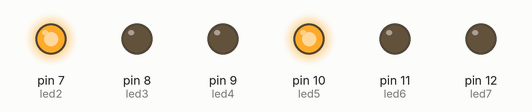
Recording of a sketch running on a simulated Arduino Uno, built with avr-gcc and run on an emulated ATmega328P. On the bench: output pins drawn as LEDs (lit = HIGH).

Above: at 0.2 s.
At 3.2 s:
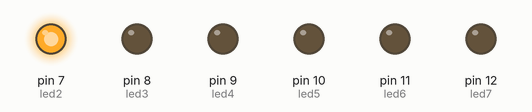
At 4.7 s:
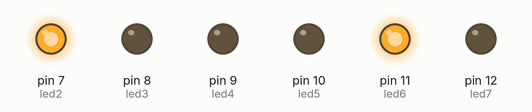
At 6.5 s:
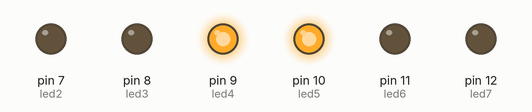
At 9.2 s:
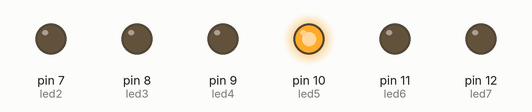
At 12.0 s:
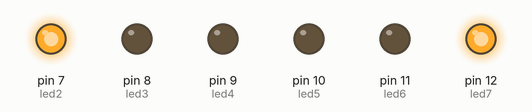
Timing chart, 0 to 13.7 s (numbered marks = the images above):
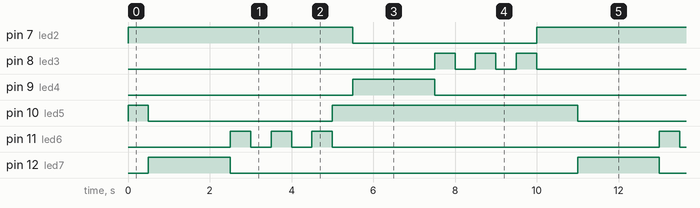

The sketch:

001_Seq_semafor.ino
```cpp
/**********************************************************************************
**                                                                               **
**                              Cruïlla de semàfors                              **
**                                                                               **
**                                                                               **
**********************************************************************************/

//********** Includes *************************************************************

//********** Variables ************************************************************
const int led2 = 7;          // donar nom al pin 7 de l’Arduino
const int led3 = 8;          // donar nom al pin 8 de l’Arduino
const int led4 = 9;          // donar nom al pin 9 de l’Arduino
const int led5 = 10;         // donar nom al pin 10 de l’Arduino
const int led6 = 11;         // donar nom al pin 11 de l’Arduino
const int led7 = 12;         // donar nom al pin 12 de l’Arduino
unsigned long temps = 500;   // variable per definir el temps per el delay(temps)

//********** Setup ****************************************************************
void setup()
{
  //semàfor A pins 7, 8 i 9

  pinMode(led2, OUTPUT);     // definir el pin 7 com una sortida
  pinMode(led3, OUTPUT);     // definir el pin 8 com una sortida
  pinMode(led4, OUTPUT);     // definir el pin 9 com una sortida

  //semàfor B pins 10, 11 i 12

  pinMode(led5, OUTPUT);     // definir el pin 10 com una sortida
  pinMode(led6, OUTPUT);     // definir el pin 11 com una sortida
  pinMode(led7, OUTPUT);     // definir el pin 12 com una sortida
}

//********** Loop *****************************************************************
void loop()
{
  //Etapa 1 semàfor A

  digitalWrite(led2, HIGH);    // posar a 5V el pin 7
  digitalWrite(led3, LOW);    // posar a 5V el pin 8
  digitalWrite(led4, LOW);    // posar a 5V el pin 9

  //Etapa 1 semàfor B

  digitalWrite(led5, HIGH);    // posar a 5V el pin 10
  digitalWrite(led6, LOW);    // posar a 5V el pin 11
  digitalWrite(led7, LOW);    // posar a 5V el pin 12

  delay(temps);                  // es queden leds 500ms encesos

  //Etapa 2 semàfor A

  digitalWrite(led2, HIGH);    // posar a 5V el pin 7
  digitalWrite(led3, LOW);    // posar a 5V el pin 8
  digitalWrite(led4, LOW);    // posar a 5V el pin 9

 //Etapa 2 semàfor B

  digitalWrite(led5, LOW);    // posar a 5V el pin 10
  digitalWrite(led6, LOW);    // posar a 5V el pin 11
  digitalWrite(led7, HIGH);    // posar a 5V el pin 12

  delay(temps);                  // es queden leds 500ms encesos

  //Etapa 3 semàfor A

  digitalWrite(led2, HIGH);    // posar a 5V el pin 7
  digitalWrite(led3, LOW);    // posar a 5V el pin 8
  digitalWrite(led4, LOW);    // posar a 5V el pin 9

 //Etapa 3 semàfor B

  digitalWrite(led5, LOW);    // posar a 5V el pin 10
  digitalWrite(led6, LOW);    // posar a 5V el pin 11
  digitalWrite(led7, HIGH);    // posar a 5V el pin 12

  delay(temps);                  // es queden leds 500ms encesos

  //Etapa 4 semàfor A

  digitalWrite(led2, HIGH);    // posar a 5V el pin 7
  digitalWrite(led3, LOW);    // posar a 5V el pin 8
  digitalWrite(led4, LOW);    // posar a 5V el pin 9

 //Etapa 4 semàfor B

  digitalWrite(led5, LOW);    // posar a 5V el pin 10
  digitalWrite(led6, LOW);    // posar a 5V el pin 11
  digitalWrite(led7, HIGH);    // posar a 5V el pin 12

  delay(temps);                  // es queden leds 500ms encesos

  //Etapa 5 semàfor A

  digitalWrite(led2, HIGH);    // posar a 5V el pin 7
  digitalWrite(led3, LOW);    // posar a 5V el pin 8
  digitalWrite(led4, LOW);    // posar a 5V el pin 9

 //Etapa 5 semàfor B

  digitalWrite(led5, LOW);    // posar a 5V el pin 10
  digitalWrite(led6, LOW);    // posar a 5V el pin 11
  digitalWrite(led7, HIGH);    // posar a 5V el pin 12

  delay(temps);                  // es queden leds 500ms encesos

  //Etapa 6 semàfor A

  digitalWrite(led2, HIGH);    // posar a 5V el pin 7
  digitalWrite(led3, LOW);    // posar a 5V el pin 8
  digitalWrite(led4, LOW);    // posar a 5V el pin 9

  //Etapa 6 semàfor B

  digitalWrite(led5, LOW);    // posar a 5V el pin 10
  digitalWrite(led6, HIGH);    // posar a 5V el pin 11
  digitalWrite(led7, LOW);    // posar a 5V el pin 12

  delay(temps);                  // es queden leds 500ms encesos

  //Etapa 7 semàfor A

  digitalWrite(led2, HIGH);    // posar a 5V el pin 7
  digitalWrite(led3, LOW);    // posar a 0V el pin 8
  digitalWrite(led4, LOW);    // posar a 0V el pin 9

  //Etapa 7 semàfor B

  digitalWrite(led5, LOW);    // posar a 0V el pin 10
  digitalWrite(led6, LOW);    // posar a 0V el pin 11
  digitalWrite(led7, LOW);    // posar a 0V el pin 12

  delay(temps);                  // es queden leds 500ms encesos

  //Etapa 8 semàfor A

  digitalWrite(led2, HIGH);    // posar a 5V el pin 7
  digitalWrite(led3, LOW);    // posar a 5V el pin 8
  digitalWrite(led4, LOW);    // posar a 5V el pin 9

  //Etapa 8 semàfor B

  digitalWrite(led5, LOW);    // posar a 5V el pin 10
  digitalWrite(led6, HIGH);    // posar a 5V el pin 11
  digitalWrite(led7, LOW);    // posar a 5V el pin 12

  delay(temps);                  // es queden leds 500ms encesos

  //Etapa 9 semàfor A

  digitalWrite(led2, HIGH);    // posar a 5V el pin 7
  digitalWrite(led3, LOW);    // posar a 0V el pin 8
  digitalWrite(led4, LOW);    // posar a 0V el pin 9

  //Etapa 9 semàfor B

  digitalWrite(led5, LOW);    // posar a 0V el pin 10
  digitalWrite(led6, LOW);    // posar a 0V el pin 11
  digitalWrite(led7, LOW);    // posar a 0V el pin 12

  delay(temps);                  // es queden leds 500ms encesos

  //Etapa 10 semàfor A

  digitalWrite(led2, HIGH);    // posar a 5V el pin 7
  digitalWrite(led3, LOW);    // posar a 5V el pin 8
  digitalWrite(led4, LOW);    // posar a 5V el pin 9

  //Etapa 10 semàfor B

  digitalWrite(led5, LOW);    // posar a 5V el pin 10
  digitalWrite(led6, HIGH);    // posar a 5V el pin 11
  digitalWrite(led7, LOW);    // posar a 5V el pin 12

  delay(temps);                  // es queden leds 500ms encesos

  //Etapa 11 semàfor A

  digitalWrite(led2, HIGH);    // posar a 5V el pin 7
  digitalWrite(led3, LOW);    // posar a 5V el pin 8
  digitalWrite(led4, LOW);    // posar a 5V el pin 9

  //Etapa 11 semàfor B

  digitalWrite(led5, HIGH);    // posar a 5V el pin 10
  digitalWrite(led6, LOW);    // posar a 5V el pin 11
  digitalWrite(led7, LOW);    // posar a 5V el pin 12

  delay(temps);                  // es queden leds 500ms encesos

  //Etapa 12 semàfor A

  digitalWrite(led2, LOW);    // posar a 5V el pin 7
  digitalWrite(led3, LOW);    // posar a 5V el pin 8
  digitalWrite(led4, HIGH);    // posar a 5V el pin 9

  //Etapa 12 semàfor B

  digitalWrite(led5, HIGH);    // posar a 5V el pin 10
  digitalWrite(led6, LOW);    // posar a 5V el pin 11
  digitalWrite(led7, LOW);    // posar a 5V el pin 12

  delay(temps);                  // es queden leds 500ms encesos

  //Etapa 13 semàfor A

  digitalWrite(led2, LOW);    // posar a 5V el pin 7
  digitalWrite(led3, LOW);    // posar a 5V el pin 8
  digitalWrite(led4, HIGH);    // posar a 5V el pin 9

  //Etapa 13 semàfor B

  digitalWrite(led5, HIGH);    // posar a 5V el pin 10
  digitalWrite(led6, LOW);    // posar a 5V el pin 11
  digitalWrite(led7, LOW);    // posar a 5V el pin 12

  delay(temps);                  // es queden leds 500ms encesos

  //Etapa 14 semàfor A

  digitalWrite(led2, LOW);    // posar a 5V el pin 7
  digitalWrite(led3, LOW);    // posar a 5V el pin 8
  digitalWrite(led4, HIGH);    // posar a 5V el pin 9

  //Etapa 14 semàfor B

  digitalWrite(led5, HIGH);    // posar a 5V el pin 10
  digitalWrite(led6, LOW);    // posar a 5V el pin 11
  digitalWrite(led7, LOW);    // posar a 5V el pin 12

  delay(temps);                  // es queden leds 500ms encesos

  //Etapa 15 semàfor A

  digitalWrite(led2, LOW);    // posar a 5V el pin 7
  digitalWrite(led3, LOW);    // posar a 5V el pin 8
  digitalWrite(led4, HIGH);    // posar a 5V el pin 9

  //Etapa 15 semàfor B

  digitalWrite(led5, HIGH);    // posar a 5V el pin 10
  digitalWrite(led6, LOW);    // posar a 5V el pin 11
  digitalWrite(led7, LOW);    // posar a 5V el pin 12

  delay(temps);                  // es queden leds 500ms encesos

  //Etapa 16 semàfor A

  digitalWrite(led2, LOW);    // posar a 5V el pin 7
  digitalWrite(led3, HIGH);    // posar a 5V el pin 8
  digitalWrite(led4, LOW);    // posar a 5V el pin 9

  //Etapa 16 semàfor B

  digitalWrite(led5, HIGH);    // posar a 5V el pin 10
  digitalWrite(led6, LOW);    // posar a 5V el pin 11
  digitalWrite(led7, LOW);    // posar a 5V el pin 12

  delay(temps);                  // es queden leds 500ms encesos

  //Etapa 17 semàfor A

  digitalWrite(led2, LOW);    // posar a 5V el pin 7
  digitalWrite(led3, LOW);    // posar a 0V el pin 8
  digitalWrite(led4, LOW);    // posar a 0V el pin 9

  //Etapa 17 semàfor B

  digitalWrite(led5, HIGH);    // posar a 0V el pin 10
  digitalWrite(led6, LOW);    // posar a 0V el pin 11
  digitalWrite(led7, LOW);    // posar a 0V el pin 12

  delay(temps);                  // es queden leds 500ms encesos

  //Etapa 18 semàfor A

  digitalWrite(led2, LOW);    // posar a 5V el pin 7
  digitalWrite(led3, HIGH);    // posar a 5V el pin 8
  digitalWrite(led4, LOW);    // posar a 5V el pin 9

  //Etapa 18 semàfor B

  digitalWrite(led5, HIGH);    // posar a 5V el pin 10
  digitalWrite(led6, LOW);    // posar a 5V el pin 11
  digitalWrite(led7, LOW);    // posar a 5V el pin 12

  delay(temps);                  // es queden leds 500ms encesos

  //Etapa 19 semàfor A

  digitalWrite(led2, LOW);    // posar a 5V el pin 7
  digitalWrite(led3, LOW);    // posar a 0V el pin 8
  digitalWrite(led4, LOW);    // posar a 0V el pin 9

  //Etapa 19 semàfor B

  digitalWrite(led5, HIGH);    // posar a 0V el pin 10
  digitalWrite(led6, LOW);    // posar a 0V el pin 11
  digitalWrite(led7, LOW);    // posar a 0V el pin 12

  delay(temps);                  // es queden leds 500ms encesos

  //Etapa 20 semàfor A

  digitalWrite(led2, LOW);    // posar a 5V el pin 7
  digitalWrite(led3, HIGH);    // posar a 5V el pin 8
  digitalWrite(led4, LOW);    // posar a 5V el pin 9

  //Etapa 20 semàfor B

  digitalWrite(led5, HIGH);    // posar a 5V el pin 10
  digitalWrite(led6, LOW);    // posar a 5V el pin 11
  digitalWrite(led7, LOW);    // posar a 5V el pin 12

  delay(temps);                  // es queden leds 500ms encesos

  //Etapa 20 semàfor A

  digitalWrite(led2, HIGH);    // posar a 5V el pin 7
  digitalWrite(led3, LOW);    // posar a 5V el pin 8
  digitalWrite(led4, LOW);    // posar a 5V el pin 9

  //Etapa 20 semàfor B

  digitalWrite(led5, HIGH);    // posar a 5V el pin 10
  digitalWrite(led6, LOW);    // posar a 5V el pin 11
  digitalWrite(led7, LOW);    // posar a 5V el pin 12

  delay(temps);                  // es queden leds 500ms encesos

}

//********** Funcions *************************************************************
```

Measured:
- by itself, pin 7 (led2): alternates HIGH for 6.0 s and LOW for 4.5 s
- by itself, pin 8 (led3), pin 11 (led6): repeats every 10.5 s: 2 × (LOW 0.50 s, HIGH 0.50 s), LOW 8.0 s, HIGH 0.50 s
- by itself, pin 9 (led4), pin 12 (led7): alternates HIGH for 2.0 s and LOW for 8.5 s
- by itself, pin 10 (led5): repeats every 10.5 s: LOW 4.5 s, HIGH 6.0 s
